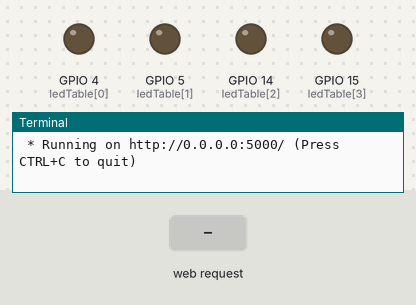
Bench run of a program on a simulated Raspberry Pi (BCM pin numbers). Parts: output pins drawn as LEDs (lit = HIGH), the last lines printed to the terminal. The inputs (shaded band) are chosen by the test bench. The clock reads 2024-03-15 10:24:30 at power-on unless the program sets it.

Above: at 1.2 s.
1.3 s: HTTP request for /led/on received
At 2.0 s:
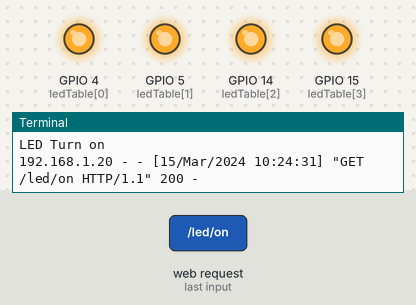
4.3 s: HTTP request for /led/off received
At 5.4 s:
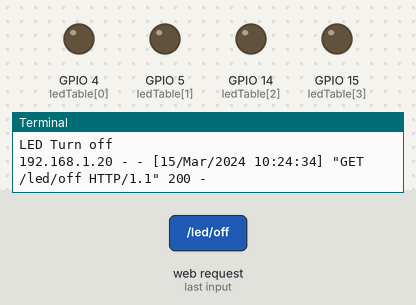
Timing chart, 0 to 7.3 s (numbered marks = the images above; inputs shaded):
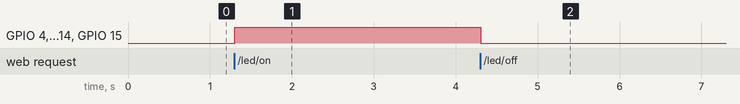

The program:

8_4_ex1_LED_1.py
```python
import RPi.GPIO as GPIO
from time import sleep

'''LED 발광 모드 변경
1) LED가 모두 꺼진 초기(initial) 상태
2) "Turn on LED"/ "Turn off LED" 명령에 맞춰 전체 LED ON/OFF
3) LED가 모두 켜진 상황에서, "Party mode"를 명령하면 0.5초 간격으로 전체 LED 점멸'''

from flask import Flask
app = Flask(__name__)

onoff_flag = 0
ledTable = [4,5,14,15]

@app.route('/')
def hello():
    return "hello world"

@app.route('/led/<onoff>')
def ledonfoff(onoff):
    global onoff_flag
    if onoff == "on":
        print("LED Turn on")
        onoff_flag = 1
        GPIO.output(ledTable, 1)
        return "LED on"

    elif onoff == "off":
        print("LED Turn off")
        onoff_flag = 0
        GPIO.output(ledTable, 0)
        return "LED off"

    elif onoff == "party":
        if onoff_flag == 1:
            onoff_flag = 0
            print("LED party mode")
            for i in range(5):
                GPIO.output(ledTable, 0)
                sleep(0.5)
                GPIO.output(ledTable, 1)
                sleep(0.5)
        return "LED party mode"

if __name__ == "__main__":
    GPIO.setmode(GPIO.BCM)
    GPIO.setup(ledTable, GPIO.OUT, initial=GPIO.LOW)
    app.run(host='0.0.0.0', port=5000, debug=True)
```

Measured:
- after the input at 1.3 s, GPIO 4 (ledTable[0]), GPIO 5 (ledTable[1]), GPIO 14 (ledTable[2]), GPIO 15 (ledTable[3]): LOW → HIGH at once
- after the input at 4.3 s, GPIO 4 (ledTable[0]), GPIO 5 (ledTable[1]), GPIO 14 (ledTable[2]), GPIO 15 (ledTable[3]): HIGH → LOW at once
